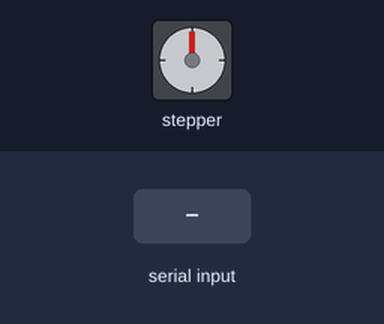
Bench run of a sketch on a simulated ESP32. Shown: stepper motor. Wiring (inferred from the names in the program): stepper motor driver (200 steps per turn assumed): step GPIO 15; direction GPIO 2; enable GPIO 13. Inputs (shaded band) come from the test bench. What the sketch prints to the serial monitor is not drawn.

Above: at 1.2 s.
1.3 s: "E90\n" received over Serial
At 1.85 s:
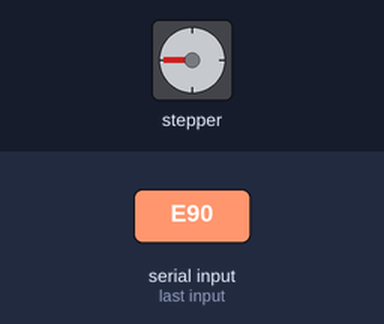
At 2.75 s:
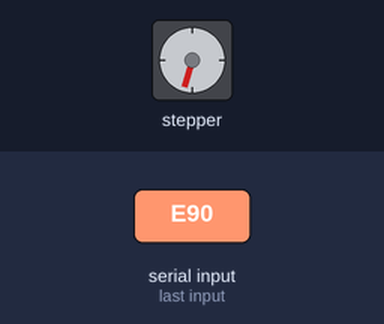
4.3 s: "E,45\n" received over Serial
At 5.15 s:
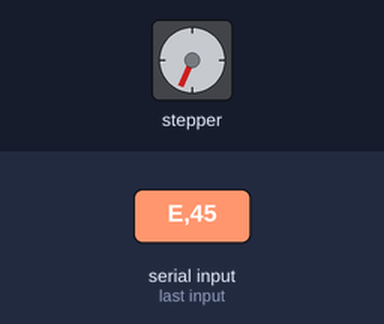
Timing chart, 0 to 7.5 s (numbered marks = the images above; inputs shaded):
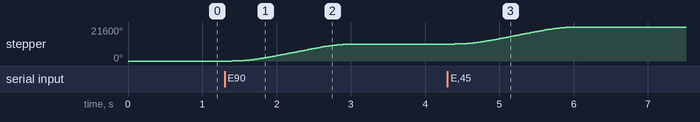

The sketch:

listing_3_3.ino
```cpp
//#define EN 2 // GPIO ESP32 На пин драйвера включение - удержание.
//#define DIR 16 // GPIO ESP32 На пин драйвера - направление вращения.
//#define STEP 4 // GPIO ESP32 На пин драйвера - управления шагами.

#define EN 13 // GPIO ESP32 На пин драйвера включение - удержание.
#define DIR 2 // GPIO ESP32 На пин драйвера - направление вращения.
#define STEP 15 // GPIO ESP32 На пин драйвера - управления шагами.

int i = 0; //Текущий номер шага.
int64_t MAXi = 6000; //Количество шагов.
int64_t min_steplong = 200; // Длительность после разгона шага в мик.сек.
int64_t max_steplong = 3000; // Длительность начального шага в мик.сек.
int64_t msec_steplong;
int64_t start_time;
int8_t stag;
double acceleration = 10000; //Ускорение в шагах на секунду^2.
double accelerationT; //Текущее ускорение
double speed0; //Стартовая скорость.
double dt;//Приращение времени от начала ускорения/торможения.
int64_t timer;
int64_t steps_to_stop; //Количество шагов требуемое для торможения.
int64_t mediana; //Середина цикла
void setup()
{
  pinMode(EN, OUTPUT);
  pinMode(DIR, OUTPUT);
  pinMode(STEP, OUTPUT);
  digitalWrite(EN, 1); // Пока двигатель отключен.
  digitalWrite(STEP, 0);
  digitalWrite(DIR, 1);
  msec_steplong = max_steplong;
  accelerationT = acceleration;
  speed0 = 1000000.0 / double(max_steplong);
  stag = 5;
  Serial.begin(115200);
  Serial.println("Boot");
  Serial.println("Wait command from UART");
}
void loop()
{
  if (stag == 5) //Двигатель не работает
  {
    if (Serial.available()) //Если что-то есть на входе
    {
      if (data_fromUART())
      {
        //Serial.end();//На время движения отк.UART
        digitalWrite(EN, 0); // Двигатель включен.
        delay(100); //Время на включение драйвера.
        stag = 1;
        steps_to_stop = 0;
        speed0 = 1000000.0 / double(max_steplong);
        start_time = micros();
        i = 0;
        mediana = MAXi / 2;
        timer = micros(); //Текущее время.
      }
    }
  }
  long timeT = micros(); //Текущее время.
  if ((timeT >= timer) && (stag != 5))
  {
    i++;
    switch (stag) {
      case 1:  //Разгон
        //Считаем количество шагов на разгон/торможение.
        steps_to_stop++;
        digitalWrite(STEP, 1); //Поднимаем шаг
        dt = double(timeT - start_time) * 0.000001; //Переводим в секунды
        msec_steplong = long(1000000.0 / (speed0 + acceleration * dt));
       if (msec_steplong <= min_steplong)
        {
          msec_steplong = min_steplong; //Ограничиваем скорость.
          stag = 2; // Переходим в фазу поступательного движения
          //Изменяю значение стартовой скорости.
          speed0 = 1000000.0 / msec_steplong;
        }
        else
          //Если не достигли макс.скорости, но уже половина пути...
          if (steps_to_stop >= mediana)
          {
            stag = 3; // Переходим в фазу торможения.
            //Изменяю значение стартовой скорости.
            speed0 = 1000000.0 / msec_steplong;
            start_time = timeT;
          }
        delayMicroseconds(10); // Держим сигнал шага поднятым 10 мик.сек.
        digitalWrite(STEP, 0);
        break;
      case 2: // Поступатльное движение - без ускорения.
        digitalWrite(STEP, 1); //Поднимаем шаг
        delayMicroseconds(10); // Держим сигнал шага поднятым 10 мик.сек.
        digitalWrite(STEP, 0);
        //Если оставшиеся шаги равны тормозному пути....
        if ((MAXi - i) <= steps_to_stop)
        {
          stag = 3;
          start_time = timeT;
        }
        break;
      case 3: // Торможение.
        digitalWrite(STEP, 1); //Поднимаем шаг
        dt = double(timeT - start_time) * 0.000001; //Переводим в секунды
        msec_steplong = long(1000000.0 / (speed0 - acceleration * dt));
        // Если рассчитанный шаг больше, чем достаточный для остановки.
        if (msec_steplong >= max_steplong)
        {
          msec_steplong = max_steplong; //Ограничиваем скорость.
        }
        delayMicroseconds(10); // Держим сигнал шага поднятым 10 мик.сек.
        digitalWrite(STEP, 0);
        if (i >= MAXi) //Если все шаги сделаны.
        {
          stag = 4; // Остановка.
          // Удерживаем вал в течении данного времени.
          msec_steplong = 500000;
        }
        break;
      case 4: // Отключение мотора.
        digitalWrite(EN, 1);
        stag = 5;
        break;
    }
    //Здесь хранится время начала следующего шага.
    timer += msec_steplong;
  }
}

char chisloM[10], chisloS[10], chisloA[10];
int indexS = 0, indexA = 0, indexM = 0;
char inpDATA;
bool end_input = false;
bool data_fromUART()
{
  /*Примеры ввода данных
  S1000M5000A1000E
  M5000A1000E
  M-5000A1000E
  E
  */
  //sDATAaDATAdData
  while (Serial.available()) //Принимаю число
  {
    char b = Serial.read();
    //Начало ввода параметра
    //S - скорость.
    //М - перемещение, кол.шагов.
    //A - ускорение
    if ((b == 'S') || (b == 'M') || (b == 'A'))
    {
      inpDATA = b;
      continue;
    }
    else if (b == 'E') //Окончание ввода
    {
      end_input = true;
      break;
    }
    if (((b == '-')) || (b == '1')
        || (b == '2') || (b == '3') || (b == '4')
        || (b == '5') || (b == '6') || (b == '7')
        || (b == '8') || (b == '9') || (b == '0'))
    {
      switch (inpDATA) {
        case 'S':
          if (indexS < 8)
          {
            chisloS[indexS] =  b;
            indexS++;
          }
          break;
        case 'M':
          if (indexM < 8)
          {
            chisloM[indexM] =  b;
            indexM++;
          }
          break;
        case 'A':
          if (indexA < 8)
          {
            chisloA[indexA] =  b;
            indexA++;
          }
          break;
      }
    }
  }
  if (end_input)
  {
    if (indexM > 0)
    {
      MAXi = atol(&chisloM[0]); //Из строки в число
      for (indexM = 0; indexM < 8; indexM++)
        chisloM[indexM] = '\0';
      indexM = 0;
      Serial.print("MAXi="); Serial.println(int(MAXi));
      if (MAXi < 0) {
        MAXi = -MAXi;
        digitalWrite(DIR, 0);
      }
      else digitalWrite(DIR, 1);
    }
    if (indexS > 0)
    {
      double Speed = double(abs(atol(&chisloS[0]))); //Из строки в число
      for (indexS = 0; indexS < 8; indexS++)
        chisloS[indexS] = '\0';
      indexS = 0;
      Serial.print("Speed="); Serial.println(Speed);
      min_steplong = int64_t(1000000.0 / Speed);
    }
    if (indexA > 0)
    {
      acceleration = double(abs(atol(&chisloA[0]))); //Из строки в число
      for (indexA = 0; indexA < 8; indexA++)
        chisloA[indexA] = '\0';
      indexA = 0;
      Serial.print("Acceleration="); Serial.println(acceleration);
    }
    end_input = false;
    return true; // Ввод осуществлен
  }
  return false; //Ввода не было
}
```

Measured:
- after the input at 1.3 s, stepper: turns 10800° clockwise in 1.6 s, starting after 0.10 s
- after the input at 4.3 s, stepper: turns 10800° clockwise in 1.6 s, starting after 0.10 s
